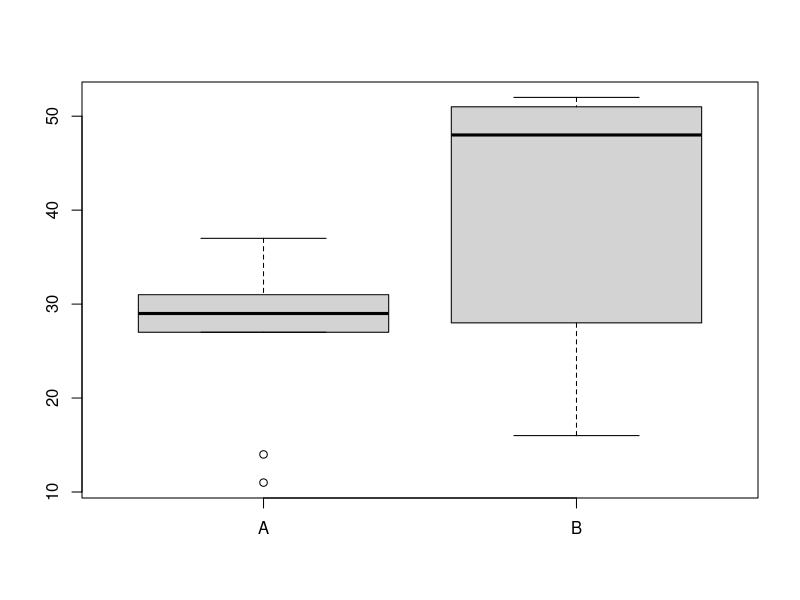
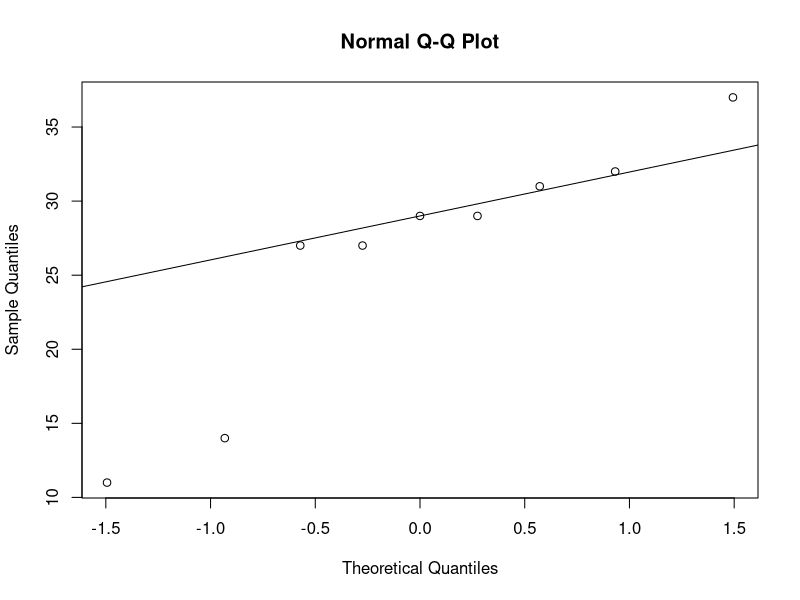

Write the R code that produced these figures, in order.
## ---- chunk 1
knitr::opts_chunk$set(echo = TRUE)
## ---- chunk 2
x <- c(13,14,12,11,16,16,17,20,20,21)
n <- length(x)

m <- mean(x)
s <- sd(x)

print(sprintf("mean %.3f, std %.3f", m, s))

ref_val <- 14
a <- 0.05
b <- 0.2
## ---- chunk 3
ua <- qnorm(1-a/2)
ub <- qnorm(1-b)
cat(sprintf("u(1-a/2) %.3f, u(1-b) %.3f", ua, ub), "\n")

d <- m - ref_val

n <- (ua+ub)^2 * s^2 / d^2
cat(sprintf("We need %s samples.", ceiling(n)))
## ---- chunk 4
A <- sort(c(11,37,32,27,29,29,27,31,14))
B <- sort(c(52,38,51,48,49,52,28,17,16))

boxplot(A, B, names=c("A", "B"))
## ---- chunk 5
ma <- mean(A)
sa <- sd(A)
S <- 1:length(A) / length(A)
S_shift <- c(0, 1:(length(A)-1)/length(A))
F0 <- pnorm(A, ma, sa)

test_statistic <- max(max(abs(S-F0)), max(abs(S_shift-F0)))
critical_value <- 0.249
cat(sprintf("Test statistic %s", test_statistic), "\n")

cat(sprintf("The null hypothesis %s be rejected.",
            if (test_statistic > critical_value) "can" else "cannot"))
## ---- chunk 6
qqnorm(A)
qqline(A)
## ---- chunk 7
#install.packages("coin")
library(coin)

data<-c(A,B)
group<-as.factor(c(rep("A",length(A)),rep("B",length(B))))
wilcox_test(data~group,distribution = "exact")
## ---- chunk 8
A <- c(54.5,60.4,85.6,78.2,120.6,121)
B <- c(55.5,69.6,86.7,81.6,116.5,115)
## ---- chunk 9
d <- A - B

df <- data.frame(difference=d, rank=rank(abs(d)))
print(df)

df <- df[df$difference!=0,]
pos_rank_sum <- sum(df$rank[df$difference>0])
neg_rank_sum <- sum(df$rank[df$difference<0])
cat(sprintf("positive rank sum %s", pos_rank_sum), "\n")
cat(sprintf("negative rank sum %s", neg_rank_sum), "\n")

test_statistic <- min(pos_rank_sum, neg_rank_sum)
cat(sprintf("test statistic %s", test_statistic), "\n")
critical_value <- 0

cat(sprintf("The null hypothesis %s be rejected.",
            if (test_statistic <= critical_value) "can" else "cannot"))
## ---- chunk 10
wilcox.test(A,B,paired=TRUE,correct=FALSE)
wilcoxsign_test(A~B,distribution = "exact",zero.method="Wilcoxon")
wilcoxsign_test(A~B,distribution = "asymptotic",zero.method="Wilcoxon")
wilcoxsign_test(A~B,distribution = approximate(nresample = 10000),zero.method="Wilcoxon")
